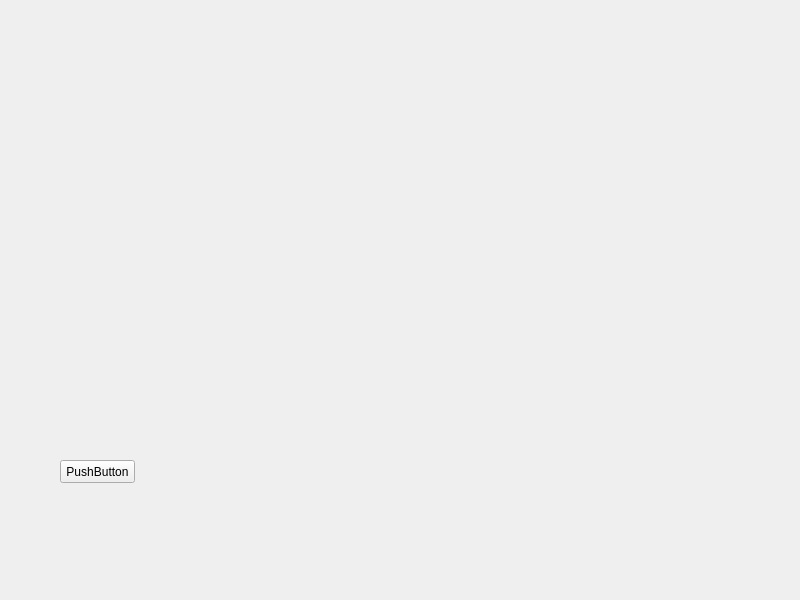
<?xml version="1.0" encoding="UTF-8"?>
<ui version="4.0">
 <class>Widget</class>
 <widget class="QWidget" name="Widget">
  <property name="geometry">
   <rect>
    <x>0</x>
    <y>0</y>
    <width>800</width>
    <height>600</height>
   </rect>
  </property>
  <property name="windowTitle">
   <string>Widget</string>
  </property>
  <widget class="QPushButton" name="pushButton">
   <property name="geometry">
    <rect>
     <x>60</x>
     <y>460</y>
     <width>75</width>
     <height>23</height>
    </rect>
   </property>
   <property name="text">
    <string>PushButton</string>
   </property>
  </widget>
 </widget>
 <resources/>
 <connections/>
</ui>
